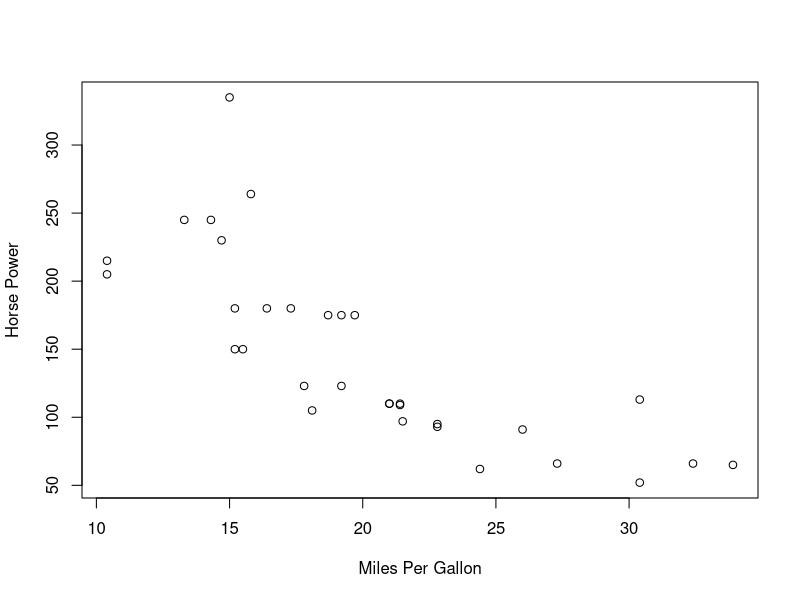

Write R code to recreate this figure.
## ---- chunk 1
knitr::opts_chunk$set(echo = TRUE)
## ---- chunk 2
# This is a comment.

# Number of Rows

nrow(mtcars)

# Number of Columns

ncol(mtcars)

## ---- chunk 3
summary(mtcars)
## ---- chunk 4
plot(mtcars$mpg,mtcars$hp,xlab="Miles Per Gallon",ylab="Horse Power")
## ---- chunk 5
summary(cars)
